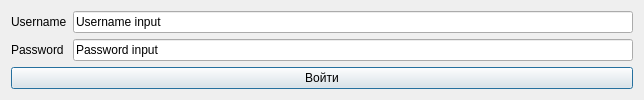
<?xml version="1.0" encoding="UTF-8"?>
<ui version="4.0">
 <class>SingInWindow</class>
 <widget class="QDialog" name="SingInWindow">
  <property name="geometry">
   <rect>
    <x>0</x>
    <y>0</y>
    <width>644</width>
    <height>98</height>
   </rect>
  </property>
  <property name="windowTitle">
   <string>Sing In</string>
  </property>
  <layout class="QVBoxLayout" name="verticalLayout">
   <item>
    <layout class="QFormLayout" name="formLayout">
     <item row="0" column="0">
      <widget class="QLabel" name="UserName">
       <property name="text">
        <string>Username</string>
       </property>
      </widget>
     </item>
     <item row="0" column="1">
      <widget class="QLineEdit" name="UserNameInput">
       <property name="text">
        <string>Username input</string>
       </property>
      </widget>
     </item>
     <item row="1" column="0">
      <widget class="QLabel" name="Password">
       <property name="text">
        <string>Password</string>
       </property>
      </widget>
     </item>
     <item row="1" column="1">
      <widget class="QLineEdit" name="PasswordInput">
       <property name="text">
        <string>Password input</string>
       </property>
      </widget>
     </item>
     <item row="2" column="0" colspan="2">
      <widget class="QPushButton" name="Sing_In">
       <property name="text">
        <string>Войти</string>
       </property>
      </widget>
     </item>
    </layout>
   </item>
  </layout>
 </widget>
 <resources/>
 <connections/>
</ui>
